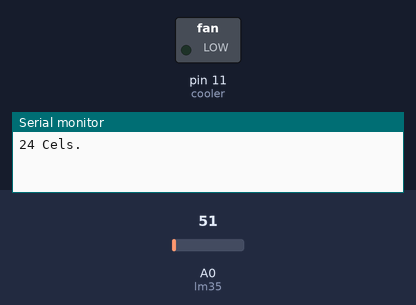
This sketch was run on a simulated Arduino Uno, built with avr-gcc and run on an emulated ATmega328P. On the bench: switched loads named in the sketch (green lamp = pin HIGH), the last lines printed to the serial monitor. The inputs (shaded band) are chosen by the test bench; at power-on: A0 (lm35) = 51.

Above: at 1.2 s.
1.3 s: A0 (lm35) set to 56
At 3.5 s:
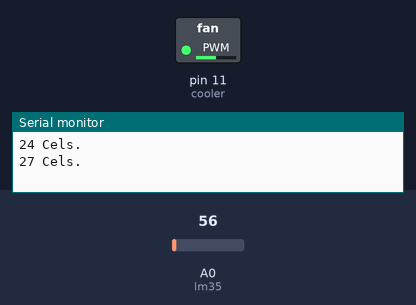
4.1 s: A0 (lm35) set to 61
At 7.5 s:
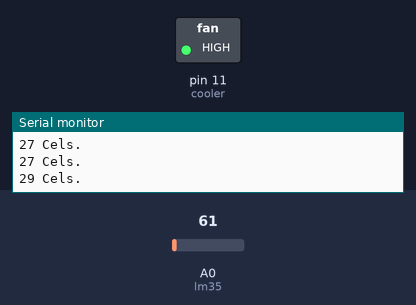
Timing chart, 0 to 9.0 s (numbered marks = the images above; inputs shaded):
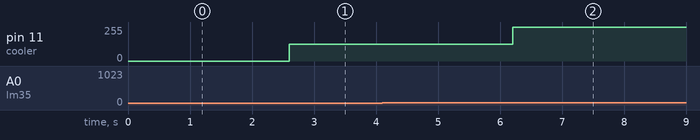

Measured:
- the behaviour switches between 51 and 52 on A0 (lm35) (found by bisection; images 0 and 1)
- after the input at 1.3 s, pin 11 (cooler): 0/255 → 127/255 after 1.3 s
- after the input at 4.1 s, pin 11 (cooler): 127/255 → 255/255 after 2.1 s

The sketch:

temperatura.ino
```cpp
/************************************************************************
 * Feito por: Wendell Stanley Araújo Rocha                              *
 * Link para o repositório: https://github.com/WendellRocha/Arduino     *
 * Código desponibilizado para ser utilizado e alterado para se adequar *
 * ao seu código.                                                       *
 * Sistema de controle da rotação do cooler de acordo com a temperatura *
 * Por favor, não retire os créditos.                                   *
 ************************************************************************/

const int lm35 = 0;
const int cooler = 11;
int temperatura = 0;
int samples[8];

void setup() {
  Serial.begin(9600);
  pinMode(cooler, OUTPUT);
}

void loop() {
  for (int i = 0; i <= 7; i++) {
    samples[i] = (5.0 * analogRead(lm35) * 100.0) / 1024.0;
    temperatura += samples[i];
    delay(100);
  }

  temperatura /= 8.0;

  if (temperatura > 27.0) {
    analogWrite(cooler, 255);
  }

  else if (temperatura >= 25.0 && temperatura <= 27.0) {
    analogWrite(cooler, 127);
  }

  else {
    analogWrite(cooler, 0);
  }

  Serial.print(temperatura, DEC);
  Serial.print(" Cels. \n");

  temperatura = 0;
  delay(1000);
}
```
